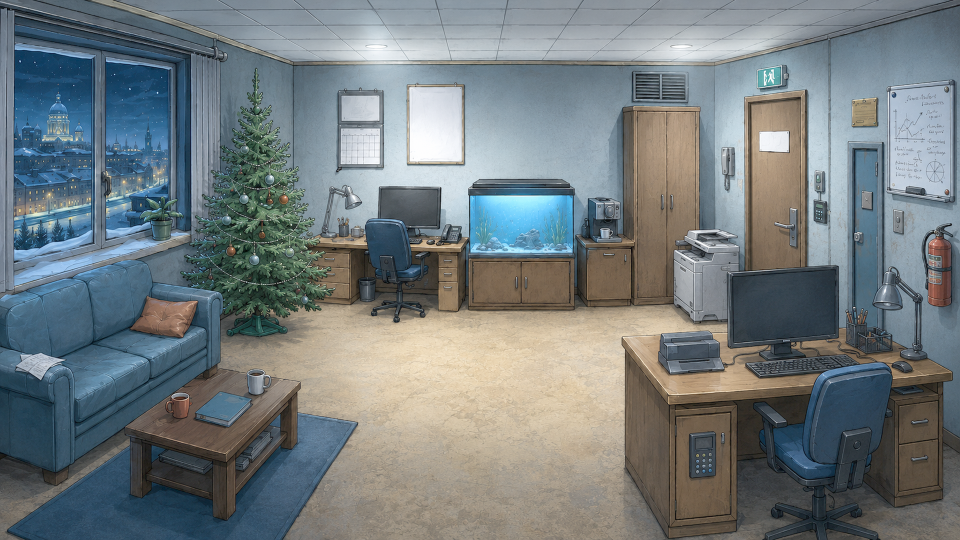
#> input picture assets/gfx/rooms/room_office_night.png, 1920 x 1080 px, found by its file name (shown at 1/2 size)
$ python gen_garland.py
#> lines starting #> are read from the running program, lines starting #| are printed output that depends on the picture; after the words box and inside, x2 and y2 are one past the last pixel; in counts of white or black regions, pixels touching at a corner belong together
#!/usr/bin/env python3
# -*- coding: utf-8 -*-
"""Раунд 7, замечание 8: ПРОЦЕДУРНАЯ гирлянда по силуэту ёлки.
Маска зелени ёлки (numpy) -> провисающие нити (катенары) по ширине маски на
разных высотах + лампочки-кружки с тёплым glow, обрезка по маске ёлки.
Два файла: st_garland_on.png (ночь, ярче glow) и st_garland_on_day.png (день,
бледнее). Оригинал -> work/orig_st_garland_on_v0.png.
Катаут кладётся pos=[TREE_X0,TREE_Y0] scale=1.0 (см. печать координат).
"""
import numpy as np
from PIL import Image, ImageDraw, ImageFilter
import math, random

RM='assets/gfx/rooms/'; CO='assets/gfx/cutouts/'
random.seed(20190101)

# --- маска зелени ёлки по НОЧНОМУ фону (силуэт одинаков день/ночь) ---
bg=np.array(Image.open(RM+'room_office_night.png').convert('RGB')).astype(int)
X0,Y0,X1,Y1=360,150,650,620
reg=bg[Y0:Y1,X0:X1]
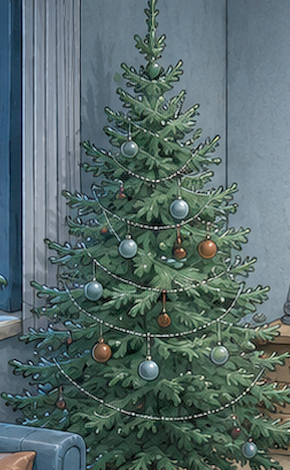
#> reg: shape (470, 290, 3) int64; mean R, G, B 87.3, 106.9, 106.3
r,g,b=reg[...,0],reg[...,1],reg[...,2]
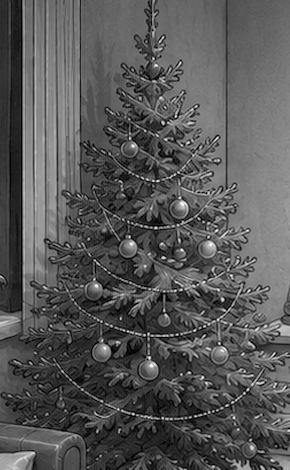
#> r: shape (470, 290) int64; min 0, max 255, mean 87.3
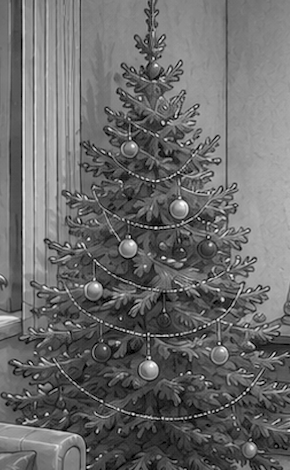
#> b: shape (470, 290) int64; min 0, max 255, mean 106.3
mask=(g>55)&(g>=r-4)&(g>=b-2)&((g.astype(int)-b)>-25)
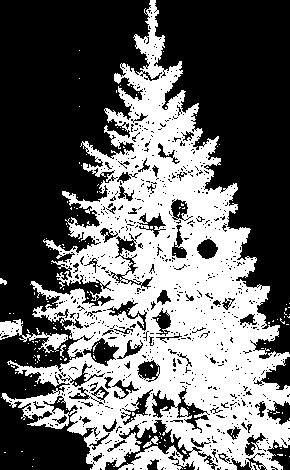
#> mask: shape (470, 290) bool; 41% white; 167 white regions (162 under 20 px), largest, box (x1, y1, x2, y2) and area: (1, 0, 290, 470) 54638, (0, 319, 68, 353) 688, (143, 436, 159, 448) 69, (0, 278, 7, 285) 32, (60, 344, 66, 358) 32
# морфология: закрыть дырки
from scipy import ndimage
mask=ndimage.binary_closing(mask,iterations=3)
#> mask: shape (470, 290) bool; 49.4% white; 18 white regions (17 under 20 px), largest, box (x1, y1, x2, y2) and area: (3, 3, 287, 467) 67305
mask=ndimage.binary_opening(mask,iterations=2)
#> mask: shape (470, 290) bool; 49.1% white; 2 white regions, box (x1, y1, x2, y2) and area: (3, 3, 287, 467) 66892, (33, 353, 41, 363) 44
# крупнейшая компонента
lbl,n=ndimage.label(mask);
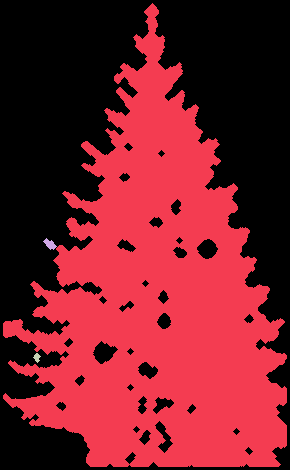
#> lbl: shape (470, 290) int32; 4 distinct labels, from 0 to 3; one colour per label, 0 black
#> n = 3
if n>1:
    sizes=ndimage.sum(mask,lbl,range(1,n+1)); mask=(lbl==(1+np.argmax(sizes)))
#> after `sizes = ndimage.sum(mask, lbl, range(1, n + 1))`: sizes = [66808, 84, 44]
#> after `mask = lbl == 1 + np.argmax(sizes)`: mask: shape (470, 290) bool; 49% white; 1 white region, box (x1, y1, x2, y2) and area: (3, 3, 287, 467) 66808
ys,xs=np.where(mask)
mh,mw=mask.shape
#> mh = 470; mw = 290
print("tree mask bbox local:",xs.min(),ys.min(),xs.max(),ys.max(),"canvas",mw,mh)
#| tree mask bbox local: 3 3 286 466 canvas 290 470
print("PLACE pos=[%d,%d] scale=1.0"%(X0,Y0))

def build(night=True):
#> called with night = True
    W,H=mw,mh
#> W = 290; H = 470
    layer=Image.new('RGBA',(W,H),(0,0,0,0))
#> layer: PIL image 290x470 RGBA; every value is 0
    glow=Image.new('RGBA',(W,H),(0,0,0,0))
    d=ImageDraw.Draw(layer); dg=ImageDraw.Draw(glow)
    # цвета лампочек (тёплые)
    cols=[(255,120,90),(255,210,110),(255,240,200),(150,220,255),(255,160,120)]
    # р8: дневная гирлянда заметно ярче (читается в полнокадровом масштабе),
    #     но всё же бледнее ночной
    wire=(210,205,190,150) if night else (200,193,178,175)
    # уровни нитей по высоте ёлки (доля высоты маски)
    for frac in [0.30,0.42,0.55,0.68,0.82]:
        yy=int(mh*frac)
        row=np.where(mask[yy])[0]
        if len(row)<10: continue
        lx,rx=row.min()+4,row.max()-4
        if rx-lx<20: continue
        sag=int((rx-lx)*0.12)+6
        pts=[]
        N=40
        for i in range(N+1):
            t=i/N; x=lx+(rx-lx)*t
            # катенара (парабола) + лёгкая случайная волна
            y=yy+sag*math.sin(math.pi*t)+math.sin(t*9+frac*7)*2
            pts.append((x,y))
        # нить рисуем только там, где маска (обрезка по ёлке)
        for i in range(len(pts)-1):
            x0,y0=pts[i]; x1,y1=pts[i+1]
            mx,my=int((x0+x1)/2),int((y0+y1)/2)
            if 0<=my<mh and 0<=mx<mw and mask[my,mx]:
                d.line([x0,y0,x1,y1],fill=wire,width=2)
        # лампочки вдоль нити
        nb=max(5,int((rx-lx)/34))
        for k in range(nb):
            t=(k+0.5)/nb; x=lx+(rx-lx)*t
            y=yy+sag*math.sin(math.pi*t)+math.sin(t*9+frac*7)*2+3
            xi,yi=int(x),int(y)
            if not(0<=yi<mh and 0<=xi<mw and mask[min(yi,mh-1),xi]): continue
            col=cols[(k+int(frac*10))%len(cols)]
            gr=11 if night else 10
            dg.ellipse([x-gr,y-gr,x+gr,y+gr],fill=(col[0],col[1],col[2],115 if night else 100))
            cr=4 if night else 5
            cb=30 if night else 48
            d.ellipse([x-cr,y-cr,x+cr,y+cr],fill=(min(255,col[0]+cb),min(255,col[1]+cb),min(255,col[2]+cb),255))
            d.ellipse([x-1.5,y-1.5,x+1.5,y+1.5],fill=(255,255,245,255))
#> this loop made 5 passes
#> (lx, rx, sag, nb) on passes 1 to 5: (89, 212, 20, 5), (70, 228, 24, 5), (59, 251, 29, 5), (23, 278, 36, 7), (57, 274, 32, 6)
    glow=glow.filter(ImageFilter.GaussianBlur(5 if night else 5))
    out=Image.alpha_composite(glow,layer)
    # финальная обрезка по маске (нити/glow только на ёлке; лампочкам даём +2px)
    md=ndimage.binary_dilation(mask,iterations=3)
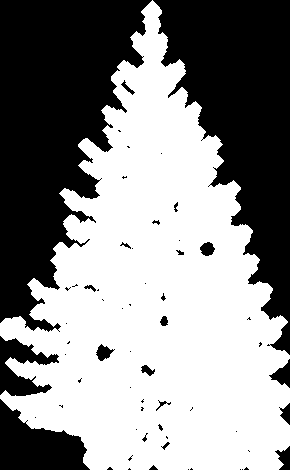
#> md: shape (470, 290) bool; 55.3% white; 61 black regions (40 under 20 px), largest, box (x1, y1, x2, y2) and area: (0, 0, 152, 332) 29538, (153, 0, 290, 355) 24235, (0, 399, 90, 470) 3800
    arr=np.array(out); arr[...,3]=np.where(md,arr[...,3],0)
    return Image.fromarray(arr,'RGBA')

build(True).save(CO+'st_garland_on.png')
build(False).save(CO+'st_garland_on_day.png')
#> call 2 of build, with night = False
#> the loop in build (call 2), `for frac in [0.30,0.42,0.55,0.68,0.82]:` made 5 passes
#> in build (call 2), `arr[..., 3] = np.where(md, arr[..., 3], 0)`:
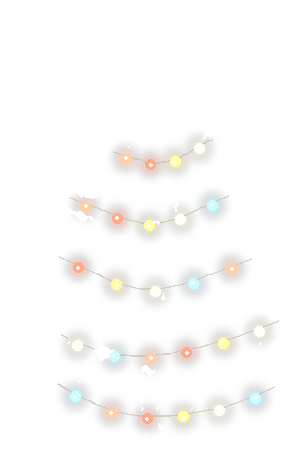
#> arr: shape (470, 290, 4); mean R, G, B, A 17.4, 15, 12.6, 10.7; transparent parts drawn white
print("saved st_garland_on.png (ночь) + st_garland_on_day.png (день)")

$ run again, with assets/gfx/rooms/room_office_day.png copied over assets/gfx/rooms/room_office_night.png
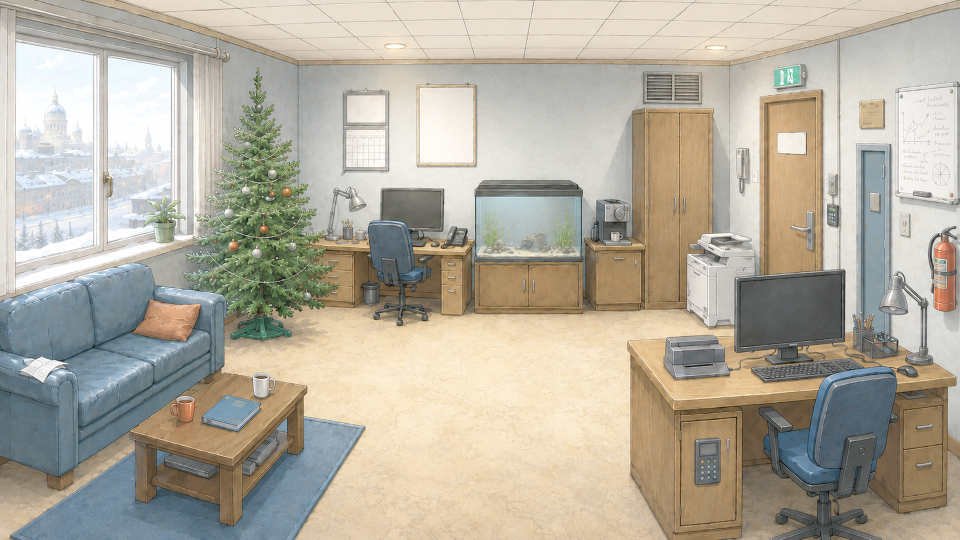
#> input picture assets/gfx/rooms/room_office_day.png, 1920 x 1080 px, found by its file name (shown at 1/2 size)
#> `lbl,n=ndimage.label(mask);`:
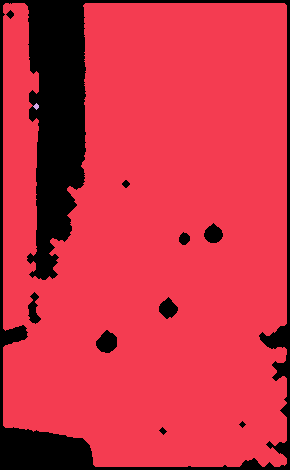
#> lbl: shape (470, 290) int32; 3 distinct labels, from 0 to 2; one colour per label, 0 black
#> n = 2
#> sizes = [113943, 24]
#| tree mask bbox local: 3 3 286 466 canvas 290 470
#> layer: PIL image 290x470 RGBA; every value is 0
#> md: shape (470, 290) bool; 88.9% white; 31 black regions (16 under 20 px), largest, box (x1, y1, x2, y2) and area: (25, 0, 85, 277) 10362, (0, 426, 95, 470) 3082, (262, 324, 290, 349) 319
#> in build, `arr[..., 3] = np.where(md, arr[..., 3], 0)`:
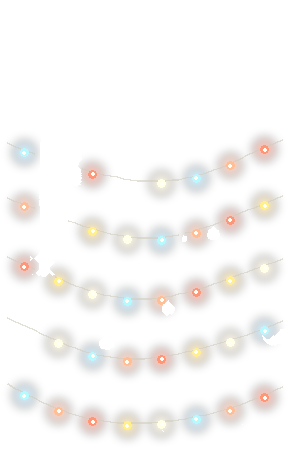
#> arr: shape (470, 290, 4); mean R, G, B, A 26.9, 22.6, 19.1, 16; transparent parts drawn white
#> arr: shape (470, 290, 4); mean R, G, B, A 23.9, 20.5, 17.5, 14.9
